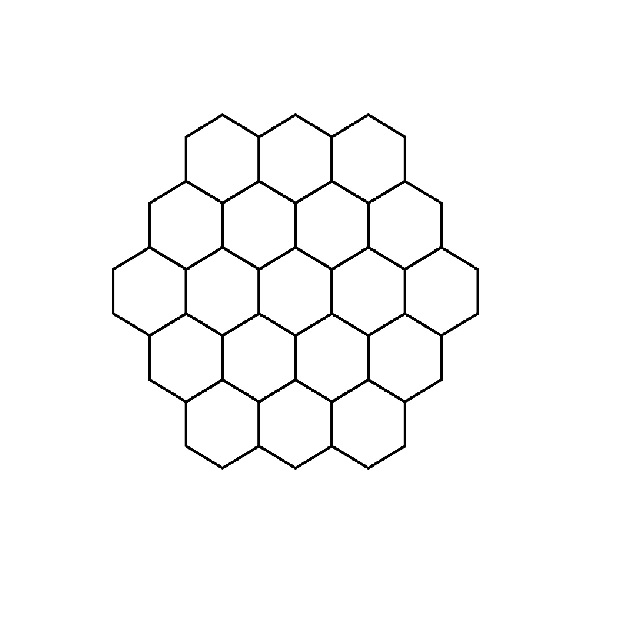
#> input picture example.jpg, 642 x 624 px
$ jupyter execute --allow-errors testcontour.ipynb
#> lines starting #> are read from the running program, lines starting #| are printed output that depends on the picture
### snakes_show.py
import matplotlib.pyplot as plt
import snake
import numpy as np
import cv2
import numpy as np
import numpy as np

# [43 lines left out: function chain_code, not called in this run]


def snakes(image,x,y,z):
    img = snake.Snake( image, closed = True )
    img.set_alpha(x)
    img.set_beta(y)
    img.set_gamma(z)
    for i in range(500):
        snakeImg = img.visualize()
        x = []
        y = []
        for i in range(len(img.points)):
            x.append(img.points[i][0])
            y.append(img.points[i][1])
        area=0.5*np.sum(y[:-1]*np.diff(x) - x[:-1]*np.diff(y))
        area=np.abs(area)
        perimeter = img.get_length()
        snake_changed = img.step()
    plt.imsave("static/images/output.jpg",snakeImg)
    # plt.show()
    print("area=",area)
    print("............")
    print("perimeter=",perimeter)
    print("size",np.size(img.points))
    # print("end of function")
    return img.points,area,perimeter
cv2.destroyAllWindows()

### testcontour.ipynb
[cell 1]
import numpy as np
import cv2
import matplotlib.pyplot as plt
from Utilities import *
from snakes_show import *
image2 = cv2.imread( "example.jpg", cv2.IMREAD_COLOR )
#> image2 is the input picture: shape (624, 642, 3); min 0, max 255, mean 249.6
image3 = cv2.imread( "example2.jpg", cv2.IMREAD_COLOR )
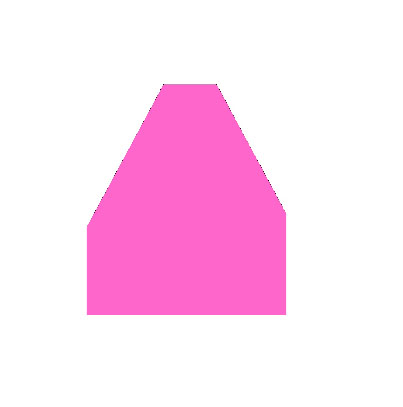
#> input picture example2.jpg, 403 x 407 px
#> image3 is the input picture: shape (407, 403, 3); mean B, G, R 243.5, 221.3, 254.6
image4 = cv2.imread( "example4.jpg", cv2.IMREAD_COLOR )
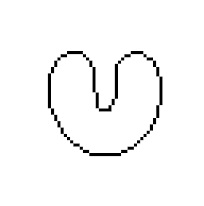
#> input picture example4.jpg, 204 x 206 px
#> image4 is the input picture: shape (206, 204, 3); min 0, max 255, mean 247.7

#> (the rest of this cell did not finish here and is left out)

# print(points)

#> (a cell that did not finish here is left out)

[cell 3]
snakes(image3,20,7,5)
#> (the call stopped at in snakes, `img = snake.Snake( image, closed = True )`: snake is not available in this run)

[cell 4]
image5 = cv2.imread( "dca21be92ef10ecd0b4974fa648d6df3.jpg", cv2.IMREAD_COLOR )
snakes(image5,20,7,5)
#> (the call stopped at in snakes, `img = snake.Snake( image, closed = True )`: snake is not available in this run)

[cell 5]
snakes(image5,30,10,5)
#> (the call stopped at in snakes, `img = snake.Snake( image, closed = True )`: snake is not available in this run)

[cell 6]
snakes(image5,30,5,5)
#> (the call stopped at in snakes, `img = snake.Snake( image, closed = True )`: snake is not available in this run)
